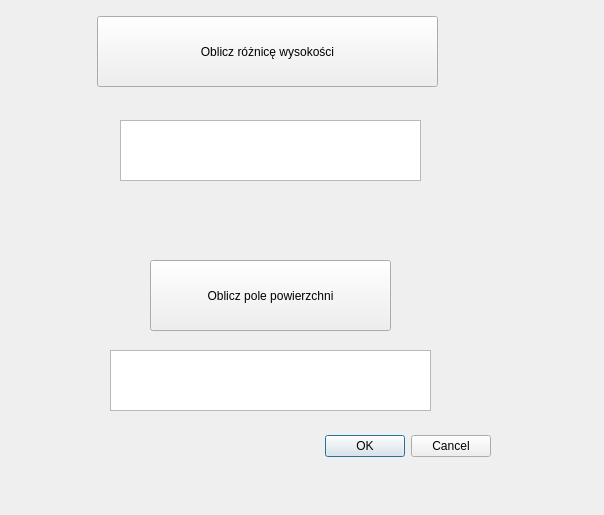
<?xml version="1.0" encoding="UTF-8"?>
<ui version="4.0">
 <class>DeltaH_PolePowDialogBase</class>
 <widget class="QDialog" name="DeltaH_PolePowDialogBase">
  <property name="geometry">
   <rect>
    <x>0</x>
    <y>0</y>
    <width>604</width>
    <height>515</height>
   </rect>
  </property>
  <property name="windowTitle">
   <string>delta_h_pole_powierzchni</string>
  </property>
  <widget class="QDialogButtonBox" name="button_box">
   <property name="geometry">
    <rect>
     <x>150</x>
     <y>430</y>
     <width>341</width>
     <height>32</height>
    </rect>
   </property>
   <property name="orientation">
    <enum>Qt::Horizontal</enum>
   </property>
   <property name="standardButtons">
    <set>QDialogButtonBox::Cancel|QDialogButtonBox::Ok</set>
   </property>
  </widget>
  <widget class="QPushButton" name="pushButton_oblicz_roznice_wysokosci">
   <property name="geometry">
    <rect>
     <x>97</x>
     <y>16</y>
     <width>341</width>
     <height>71</height>
    </rect>
   </property>
   <property name="text">
    <string>Oblicz różnicę wysokości</string>
   </property>
  </widget>
  <widget class="QTextEdit" name="textEdit_pokaz_roznice_wysokosci">
   <property name="geometry">
    <rect>
     <x>120</x>
     <y>120</y>
     <width>301</width>
     <height>61</height>
    </rect>
   </property>
  </widget>
  <widget class="QWidget" name="horizontalLayoutWidget">
   <property name="geometry">
    <rect>
     <x>110</x>
     <y>220</y>
     <width>321</width>
     <height>21</height>
    </rect>
   </property>
   <layout class="QHBoxLayout" name="horizontalLayout"/>
  </widget>
  <widget class="QPushButton" name="pushButton_oblicz_pole_powierzchni">
   <property name="geometry">
    <rect>
     <x>150</x>
     <y>260</y>
     <width>241</width>
     <height>71</height>
    </rect>
   </property>
   <property name="text">
    <string>Oblicz pole powierzchni</string>
   </property>
  </widget>
  <widget class="QTextEdit" name="textEdit_pokaz_pole_powierzchni">
   <property name="geometry">
    <rect>
     <x>110</x>
     <y>350</y>
     <width>321</width>
     <height>61</height>
    </rect>
   </property>
  </widget>
 </widget>
 <resources/>
 <connections>
  <connection>
   <sender>button_box</sender>
   <signal>accepted()</signal>
   <receiver>DeltaH_PolePowDialogBase</receiver>
   <slot>accept()</slot>
   <hints>
    <hint type="sourcelabel">
     <x>20</x>
     <y>20</y>
    </hint>
    <hint type="destinationlabel">
     <x>20</x>
     <y>20</y>
    </hint>
   </hints>
  </connection>
  <connection>
   <sender>button_box</sender>
   <signal>rejected()</signal>
   <receiver>DeltaH_PolePowDialogBase</receiver>
   <slot>reject()</slot>
   <hints>
    <hint type="sourcelabel">
     <x>20</x>
     <y>20</y>
    </hint>
    <hint type="destinationlabel">
     <x>20</x>
     <y>20</y>
    </hint>
   </hints>
  </connection>
 </connections>
</ui>
